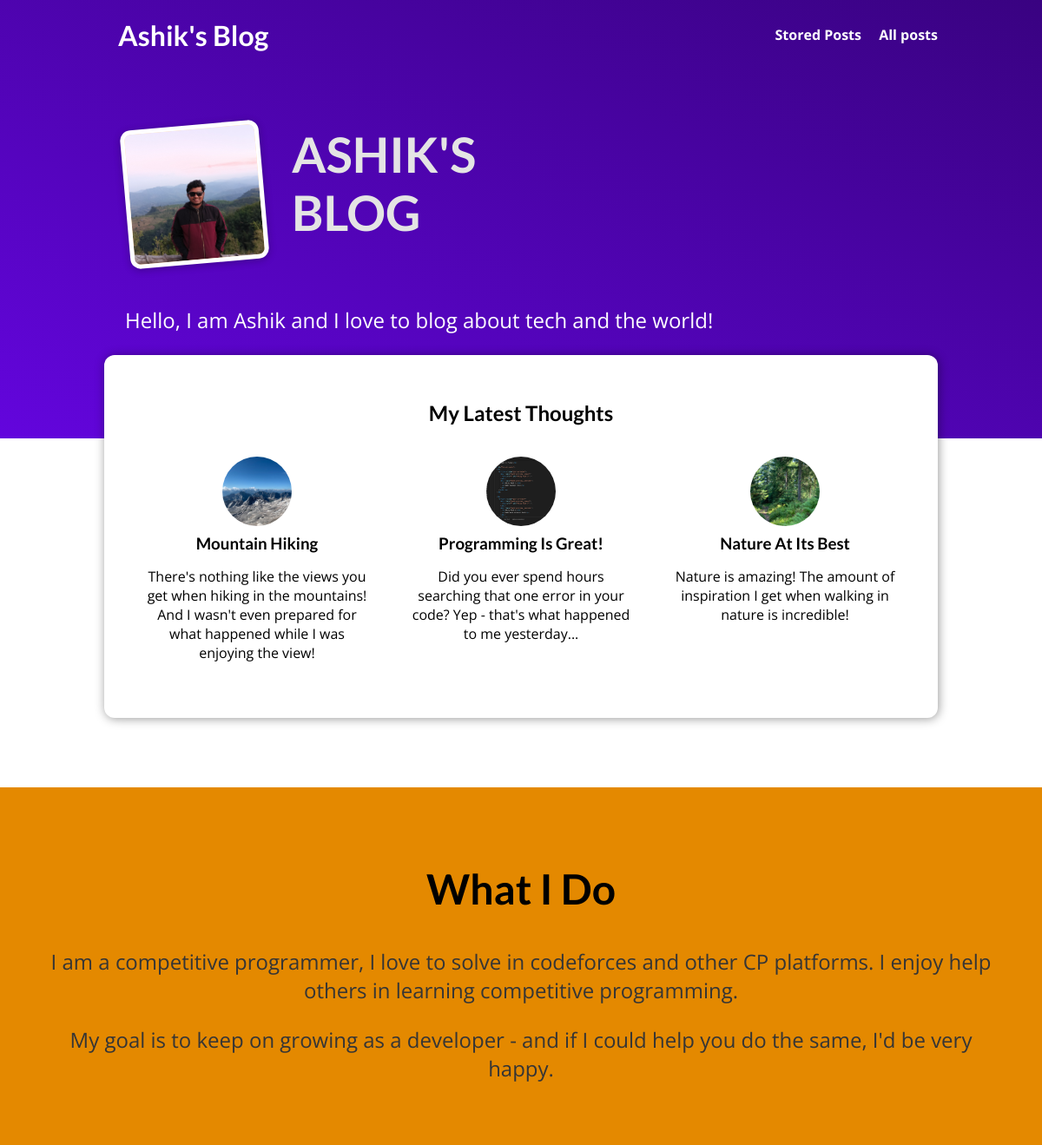
The page / on the database its author committed.
### blog/models.py (models this page shows, shortened)
class Post(models.Model):
    title = models.CharField(max_length=150)
    excrpt = models.CharField(max_length=200)
    image = models.ImageField(upload_to="posts", null=True)
    date = models.DateField(auto_now=True)
    slug = models.SlugField(unique=True, db_index=True)
    content = models.TextField(validators=[MinLengthValidator(10)])
    author = models.ForeignKey(Author, on_delete=models.SET_NULL,null=True, related_name="posts")
    tags = models.ManyToManyField(Tag)

### blog/views.py (the view)
# urls.py: path("",views.StartingPageView.as_view(), name="starting-page"),
class StartingPageView(ListView):
    template_name = "blog/index.html"
    model = Post
    ordering = ['-date']
    context_object_name = "posts"
    def get_queryset(self):
        queryset = super().get_queryset()
        data = queryset[:3]
        return data

### blog/templates/blog/index.html (shortened to what this page needs)
{% extends "base.html" %}
{% load static %}
{% block css_files %}
    <link rel="stylesheet" href="{% static "blog/index.css" %}"/>
    <link rel="stylesheet" href="{% static "blog/post.css" %}"/>
{% endblock %}
{% block content %}
    <section id="welcome">
        <header>
            <img src="{% static "blog/images/my-profile-img.jpg" %}" alt="Ashik - The author of this blog" />
            <h2> ASHIK'S BLOG </h2>
        </header>
        <p>Hello, I am Ashik and I love to blog about tech and the world!</p>
    </section>
    <section id="latest-posts">
        <h2>My Latest Thoughts </h2>
        <ul>
            {% for post in posts %}
            {% include "blog/includes/post.html" %}
            {% endfor %}
        </ul>
    </section>
    <section id="about">
        <h2>What I Do </h2>
        <p>I am a competitive programmer, I love to solve in codeforces and other CP platforms.
             I enjoy help others in learning competitive programming.
        </p>
        <p>
            My goal is to keep on growing as a developer - and if I could help you do the same, I'd be very happy.
        </p>
    </section>
{% endblock %}

### blog/templates/blog/includes/post.html
<li>
    <article class="post">
        <a href="{% url "post-detail-page" post.slug %}">
         <img src="{{ post.image.url }}" alt="{{ post.title }}"/>
                <div class="post__content">
                    <h3> {{post.title}} </h3>
                    <p>
                        {{ post.excrpt }}
                    </p>
                </div>
        </a>
    </article>
</li>

### static/app.css (style rules this page uses)
* { box-sizing: border-box; }
html { font-family: 'Open Sans', 'Lato', sans-serif; }
body { margin: 0; }
h1, h2, h3 { font-family: 'Lato', sans-serif; font-weight: bold; }

### blog/static/blog/index.css (style rules this page uses)
#welcome { background: linear-gradient(to right top, #6305dd, #390281); padding: 6rem 12%; }
#welcome header { display: flex; align-items: flex-start; margin: 3rem auto; }
#welcome img { width: 10rem; height: 10rem; object-fit: cover; object-position: top; border: 5px solid white; border-radius: 12px; background-color: #ffe1bf; transform: rotateZ(-5deg); box-shadow: 0 2px 8px rgba(0, 0, 0, 0.25); }
#welcome h2 { font-size: 3.5rem; margin: 0 0 0 2rem; color: #e4e4e4; width: 10rem; }
#welcome p { color: white; font-size: 1.5rem; }
#latest-posts { background-color: white; padding: 2rem; border-radius: 12px; width: 60rem; margin: -6rem auto 2rem auto; box-shadow: 1px 1px 12px rgba(0, 0, 0, 0.4); }
#latest-posts h2 { text-align: center; }
#latest-posts ul { list-style: none; margin: 0; padding: 0; display: flex; gap: 1rem; }
#latest-posts li { flex: 1; }
#about { text-align: center; padding: 3rem; background-color: #e48900; margin-top: 5rem; }
#about h2 { font-size: 3rem; }
#about p { font-size: 1.5rem; color: #353535; }

### blog/static/blog/post.css (style rules this page uses)
.post { display: flex; flex-direction: column; align-items: center; text-align: center; }
.post a { text-decoration: none; color: black; transition: all 0.2s ease; padding: 1rem; }
.post img { width: 5rem; height: 5rem; object-fit: cover; border-radius: 50%; }
.post h3 { margin: 0.25rem 0; }

### rows shown on the page
Post: image (picture), title "Mountain Hiking", excrpt "There's nothing like the views you get when hiking in the mountains! And I wasn't even prepared for what happened while I was enjoying the view!"
Post: image (picture), title "Programming Is Great!", excrpt "Did you ever spend hours searching that one error in your code? Yep - that's what happened to me yesterday..."
Post: image (picture), title "Nature At Its Best", excrpt "Nature is amazing! The amount of inspiration I get when walking in nature is incredible!"
